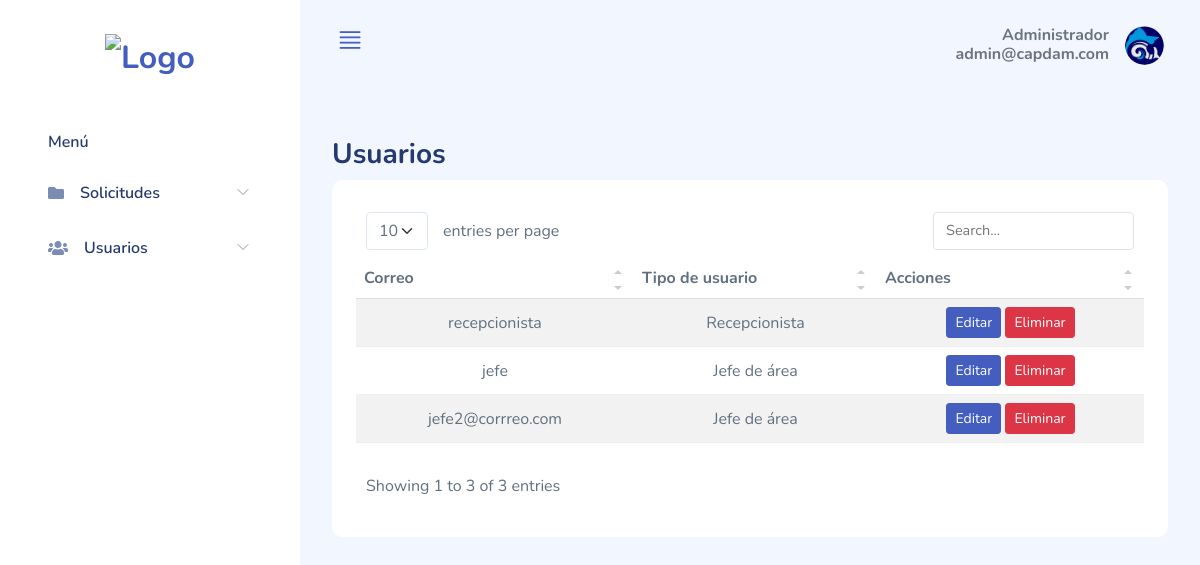
Page /admin/usuarios.php (signed in) on the earlier database version.
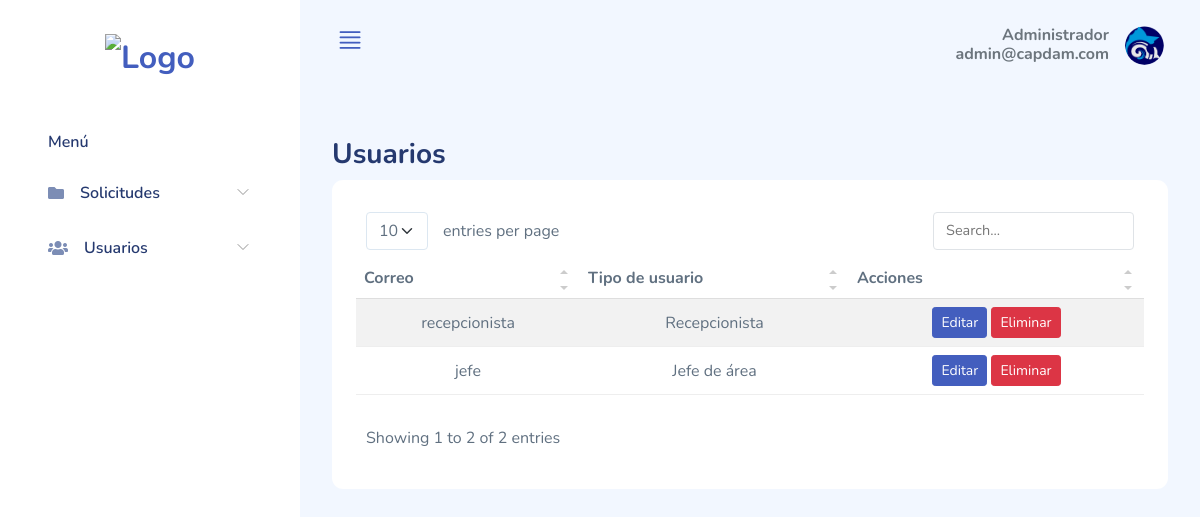
Same page on the later database version.
### tables this page shows
CREATE TABLE `usuarios` (
  `id_usuario` int(11) NOT NULL,
  `correo` varchar(30) NOT NULL,
  `password` varchar(120) NOT NULL,
  `rol` int(11) NOT NULL,
  `delegacion` int(11) DEFAULT NULL
);

### php/conexion.php (called while the page is built, shortened)
<?php
  class Conexion {
    function connect(){
      try{
        $conexion = "mysql:host=localhost; dbname=contratos; charset=utf8mb4";
        return $pdo = new PDO($conexion, "root", "");
      } catch (PDOException $err){
        print_r($err->getMessage());
      }
    }
  }
?>

### admin/usuarios.php (the view, shortened to what the changed rows need)
<?php
include_once '../php/conexion.php';
$conexion = new Conexion();
?>
<!DOCTYPE html>
<html lang="es">
<head>
  <link rel="stylesheet" href="../assets/css/bootstrap.css">
  <link rel="stylesheet" href="../assets/vendors/perfect-scrollbar/perfect-scrollbar.css">
  <link rel="stylesheet" href="../assets/vendors/bootstrap-icons/bootstrap-icons.css">
  <link rel="stylesheet" href="../assets/css/app.css">
  <link rel="stylesheet" href="../assets/vendors/simple-datatables/style.css">
  <link rel="stylesheet" href="https://cdnjs.cloudflare.com/ajax/libs/font-awesome/5.15.3/css/all.min.css" />
  <link rel="stylesheet" href="../assets/vendors/sweetalert2/sweetalert2.min.css">
</head>
<body>
  <div id="app">
    <div id="main" class='layout-navbar'>
      <div id="main-content">
        <div class="page-heading">
          <section class="section">
            <div class="card">
              <div class="card-body">
                <table class="table table-striped" id="table1">
                  <thead>
                    <tr class="text-center">
                      <th>Correo</th>
                      <th>Tipo de usuario</th>
                      <th>Acciones</th>
                    </tr>
                  </thead>
                  <tbody>
                    <?php
                    $query = $conexion->connect()->query("SELECT * FROM usuarios WHERE rol != 0");
                    $query->execute();
                    $usuarios = $query->fetchAll();
                    foreach ($usuarios as $row) {
                      $rol = '';
                      if ($row['rol'] == 1) {
                        $rol = 'Jefe de área';
                      }
                      if ($row['rol'] == 2) {
                        $rol = 'Recepcionista';
                      }
                      echo '<tr class="text-center">
                                <td>' . $row['correo'] . '</td>
                                <td>' . $rol . '</td>
                                <td>
                                  <a href="editar_usuario.php?usuario='.$row['id_usuario'].'" class="btn btn-sm btn-primary">Editar</a>
                                  <a onclick="deleteUser('.$row['id_usuario'].')" class="btn btn-sm btn-danger">Eliminar</a>
                                </td>
                              </tr>';
                    }
                    ?>
                  </tbody>
                </table>
              </div>
            </div>
          </section>
        </div>
      </div>
    </div>
  </div>
</body>
</html>

Differences in the rows shown:
removed usuarios: correo "jefe2@corrreo.com", rol "Jefe de área"
Other differences:
text written by a page script: "entries per page Showing 1 to 3 of 3 entries" → "entries per page Showing 1 to 2 of 2 entries"
